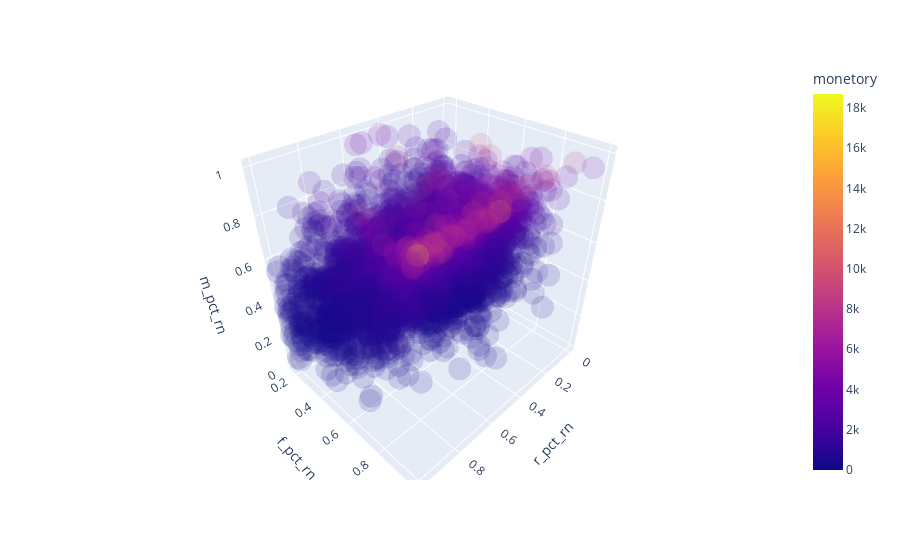

The code cell stored with this chart in its notebook:
### Code cell
t['r_pct_rn'] = t['recency'].rank(pct=True, ascending=False).round(2)
t['f_pct_rn'] = t['frequency'].rank(pct=True).round(2)
t['m_pct_rn'] = t['monetory'].rank(pct=True).round(2)

matrix = (t[t['monetory']>0].groupby(['r_pct_rn', 'f_pct_rn', 'm_pct_rn'])[['monetory']].sum()
            .reset_index())

fig = px.scatter_3d(matrix, x='r_pct_rn', y='f_pct_rn', z='m_pct_rn',
              color='monetory', opacity=0.15)
fig.show()

### Figure 1 — Plotly figure (JSON) as saved in the notebook; plotly's stock layout.template omitted (floating-point values rounded to 4 significant figures; data arrays with more than 128 entries replaced by an {"elided": "..."} marker saying what was removed)
{"data": [{"hovertemplate": "r_pct_rn=%{x}<br>f_pct_rn=%{y}<br>m_pct_rn=%{z}<br>monetory=%{marker.color}<extra></extra>", "legendgroup": "", "marker": {"color": {"elided": "3634 float values"}, "coloraxis": "coloraxis", "opacity": 0.15, "symbol": "circle"}, "mode": "markers", "name": "", "scene": "scene", "showlegend": false, "type": "scatter3d", "x": {"elided": "3634 float values"}, "y": {"elided": "3634 float values"}, "z": {"elided": "3634 float values"}}], "layout": {"coloraxis": {"colorbar": {"title": {"text": "monetory"}}, "colorscale": [[0, "#0d0887"], [0.1111, "#46039f"], [0.2222, "#7201a8"], [0.3333, "#9c179e"], [0.4444, "#bd3786"], [0.5556, "#d8576b"], [0.6667, "#ed7953"], [0.7778, "#fb9f3a"], [0.8889, "#fdca26"], [1, "#f0f921"]]}, "legend": {"tracegroupgap": 0}, "margin": {"t": 60}, "scene": {"domain": {"x": [0, 1], "y": [0, 1]}, "xaxis": {"title": {"text": "r_pct_rn"}}, "yaxis": {"title": {"text": "f_pct_rn"}}, "zaxis": {"title": {"text": "m_pct_rn"}}}}}
